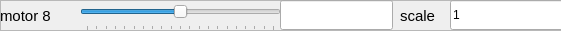
  <widget class="QFrame" name="frame_9">
   <property name="geometry">
    <rect>
     <x>10</x>
     <y>270</y>
     <width>561</width>
     <height>31</height>
    </rect>
   </property>
   <property name="frameShape">
    <enum>QFrame::StyledPanel</enum>
   </property>
   <property name="frameShadow">
    <enum>QFrame::Raised</enum>
   </property>
   <widget class="QLabel" name="name_9">
    <property name="geometry">
     <rect>
      <x>0</x>
      <y>0</y>
      <width>68</width>
      <height>31</height>
     </rect>
    </property>
    <property name="font">
     <font>
      <pointsize>11</pointsize>
      <weight>50</weight>
      <italic>false</italic>
      <bold>false</bold>
     </font>
    </property>
    <property name="text">
     <string>motor 8</string>
    </property>
   </widget>
   <widget class="QSlider" name="motor_setPoint_slider_8">
    <property name="geometry">
     <rect>
      <x>80</x>
      <y>0</y>
      <width>201</width>
      <height>31</height>
     </rect>
    </property>
    <property name="toolTip">
     <string extracomment="slider to move change set point for this motor"/>
    </property>
    <property name="minimum">
     <number>-100</number>
    </property>
    <property name="maximum">
     <number>100</number>
    </property>
    <property name="value">
     <number>0</number>
    </property>
    <property name="orientation">
     <enum>Qt::Horizontal</enum>
    </property>
    <property name="tickPosition">
     <enum>QSlider::TicksBelow</enum>
    </property>
    <property name="tickInterval">
     <number>10</number>
    </property>
   </widget>
   <widget class="QLineEdit" name="motor_setPoint_8">
    <property name="geometry">
     <rect>
      <x>280</x>
      <y>0</y>
      <width>113</width>
      <height>30</height>
     </rect>
    </property>
    <property name="text">
     <string extracomment="manually change set point here"/>
    </property>
    <property name="readOnly">
     <bool>true</bool>
    </property>
   </widget>
   <widget class="QLabel" name="scale_9">
    <property name="geometry">
     <rect>
      <x>400</x>
      <y>0</y>
      <width>41</width>
      <height>31</height>
     </rect>
    </property>
    <property name="font">
     <font>
      <pointsize>11</pointsize>
      <weight>50</weight>
      <italic>false</italic>
      <bold>false</bold>
     </font>
    </property>
    <property name="text">
     <string>scale</string>
    </property>
   </widget>
   <widget class="QLineEdit" name="motor_scale_8">
    <property name="geometry">
     <rect>
      <x>450</x>
      <y>0</y>
      <width>113</width>
      <height>30</height>
     </rect>
    </property>
    <property name="text">
     <string extracomment="use this to scale the slider (-100,100)">1</string>
    </property>
    <property name="readOnly">
     <bool>false</bool>
    </property>
   </widget>
  </widget>
